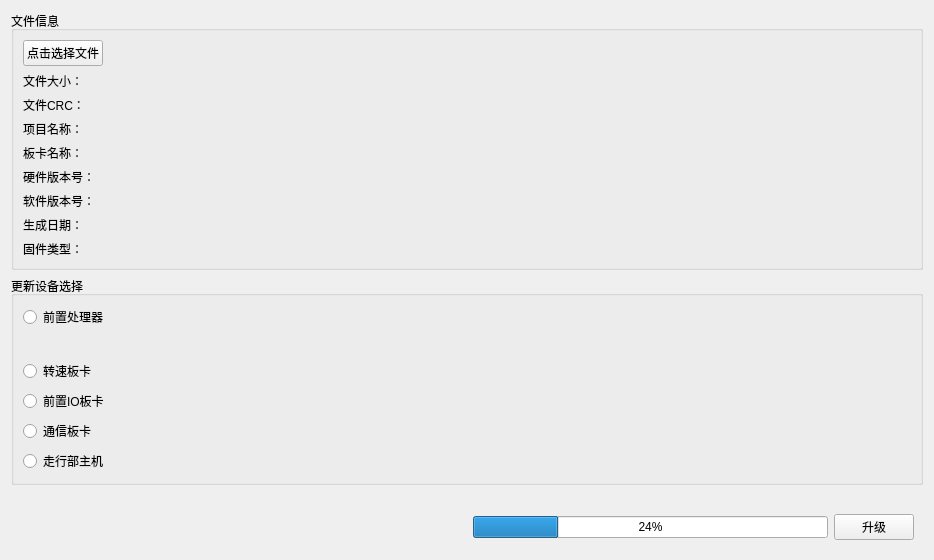
<?xml version="1.0" encoding="UTF-8"?>
<ui version="4.0">
 <class>FrmRMUpgrade</class>
 <widget class="QWidget" name="FrmRMUpgrade">
  <property name="geometry">
   <rect>
    <x>0</x>
    <y>0</y>
    <width>934</width>
    <height>560</height>
   </rect>
  </property>
  <property name="windowTitle">
   <string>Form</string>
  </property>
  <layout class="QVBoxLayout" name="verticalLayout">
   <item>
    <widget class="QGroupBox" name="gbox_FileInfo">
     <property name="title">
      <string>文件信息</string>
     </property>
     <layout class="QGridLayout" name="gridLayout_4">
      <item row="6" column="0">
       <widget class="QLabel" name="lab_hardwareversion">
        <property name="text">
         <string>硬件版本号：</string>
        </property>
       </widget>
      </item>
      <item row="3" column="1">
       <widget class="QLabel" name="txt_filecrc">
        <property name="text">
         <string/>
        </property>
       </widget>
      </item>
      <item row="5" column="0">
       <widget class="QLabel" name="lab_projectname">
        <property name="text">
         <string>板卡名称：</string>
        </property>
       </widget>
      </item>
      <item row="7" column="0">
       <widget class="QLabel" name="lab_appversion">
        <property name="text">
         <string>软件版本号：</string>
        </property>
       </widget>
      </item>
      <item row="2" column="0">
       <widget class="QLabel" name="lab_filesize">
        <property name="sizePolicy">
         <sizepolicy hsizetype="Preferred" vsizetype="Preferred">
          <horstretch>0</horstretch>
          <verstretch>0</verstretch>
         </sizepolicy>
        </property>
        <property name="text">
         <string>文件大小：</string>
        </property>
       </widget>
      </item>
      <item row="2" column="1">
       <widget class="QLabel" name="txt_filesize">
        <property name="text">
         <string/>
        </property>
       </widget>
      </item>
      <item row="8" column="0">
       <widget class="QLabel" name="lab_date">
        <property name="text">
         <string>生成日期：</string>
        </property>
       </widget>
      </item>
      <item row="1" column="0">
       <widget class="QPushButton" name="btn_Openfile">
        <property name="sizePolicy">
         <sizepolicy hsizetype="Fixed" vsizetype="Fixed">
          <horstretch>0</horstretch>
          <verstretch>0</verstretch>
         </sizepolicy>
        </property>
        <property name="text">
         <string>点击选择文件</string>
        </property>
       </widget>
      </item>
      <item row="1" column="1">
       <widget class="QLabel" name="txt_filename">
        <property name="text">
         <string/>
        </property>
       </widget>
      </item>
      <item row="3" column="0">
       <widget class="QLabel" name="lab_fileCRC">
        <property name="sizePolicy">
         <sizepolicy hsizetype="Preferred" vsizetype="Preferred">
          <horstretch>0</horstretch>
          <verstretch>0</verstretch>
         </sizepolicy>
        </property>
        <property name="text">
         <string>文件CRC：</string>
        </property>
       </widget>
      </item>
      <item row="4" column="0">
       <widget class="QLabel" name="lab_boardname">
        <property name="text">
         <string>项目名称：</string>
        </property>
       </widget>
      </item>
      <item row="9" column="0">
       <widget class="QLabel" name="lab_Softwaretype">
        <property name="text">
         <string>固件类型：</string>
        </property>
       </widget>
      </item>
      <item row="4" column="1">
       <widget class="QLabel" name="txt_projectname">
        <property name="text">
         <string/>
        </property>
       </widget>
      </item>
      <item row="5" column="1">
       <widget class="QLabel" name="txt_boardname">
        <property name="text">
         <string/>
        </property>
       </widget>
      </item>
      <item row="6" column="1">
       <widget class="QLabel" name="txt_hardwareversion">
        <property name="text">
         <string/>
        </property>
       </widget>
      </item>
      <item row="7" column="1">
       <widget class="QLabel" name="txt_appversion">
        <property name="text">
         <string/>
        </property>
       </widget>
      </item>
      <item row="8" column="1">
       <widget class="QLabel" name="txt_date">
        <property name="text">
         <string/>
        </property>
       </widget>
      </item>
      <item row="9" column="1">
       <widget class="QLabel" name="txt_Softwaretype">
        <property name="text">
         <string/>
        </property>
       </widget>
      </item>
     </layout>
    </widget>
   </item>
   <item>
    <widget class="QGroupBox" name="gbox_device">
     <property name="title">
      <string>更新设备选择</string>
     </property>
     <layout class="QVBoxLayout" name="verticalLayout_2">
      <item>
       <widget class="QRadioButton" name="rbtn_Pre">
        <property name="text">
         <string>前置处理器</string>
        </property>
       </widget>
      </item>
      <item>
       <widget class="QWidget" name="widget_pre" native="true">
        <layout class="QGridLayout" name="gridLayout"/>
       </widget>
      </item>
      <item>
       <widget class="QRadioButton" name="rbtn_Speed">
        <property name="text">
         <string>转速板卡</string>
        </property>
       </widget>
      </item>
      <item>
       <widget class="QRadioButton" name="rbtn_PreIO">
        <property name="text">
         <string>前置IO板卡</string>
        </property>
       </widget>
      </item>
      <item>
       <widget class="QRadioButton" name="rbtn_command">
        <property name="text">
         <string>通信板卡</string>
        </property>
       </widget>
      </item>
      <item>
       <widget class="QRadioButton" name="rbtn_Host">
        <property name="text">
         <string>走行部主机</string>
        </property>
       </widget>
      </item>
     </layout>
    </widget>
   </item>
   <item>
    <spacer name="verticalSpacer">
     <property name="orientation">
      <enum>Qt::Vertical</enum>
     </property>
     <property name="sizeHint" stdset="0">
      <size>
       <width>20</width>
       <height>165</height>
      </size>
     </property>
    </spacer>
   </item>
   <item>
    <widget class="QWidget" name="widget_bottom" native="true">
     <layout class="QHBoxLayout" name="horizontalLayout">
      <item>
       <spacer name="horizontalSpacer">
        <property name="orientation">
         <enum>Qt::Horizontal</enum>
        </property>
        <property name="sizeHint" stdset="0">
         <size>
          <width>453</width>
          <height>20</height>
         </size>
        </property>
       </spacer>
      </item>
      <item>
       <widget class="QProgressBar" name="progressBar">
        <property name="value">
         <number>24</number>
        </property>
       </widget>
      </item>
      <item>
       <widget class="QPushButton" name="btn_save">
        <property name="text">
         <string>升级</string>
        </property>
       </widget>
      </item>
     </layout>
    </widget>
   </item>
  </layout>
 </widget>
 <resources/>
 <connections/>
</ui>
